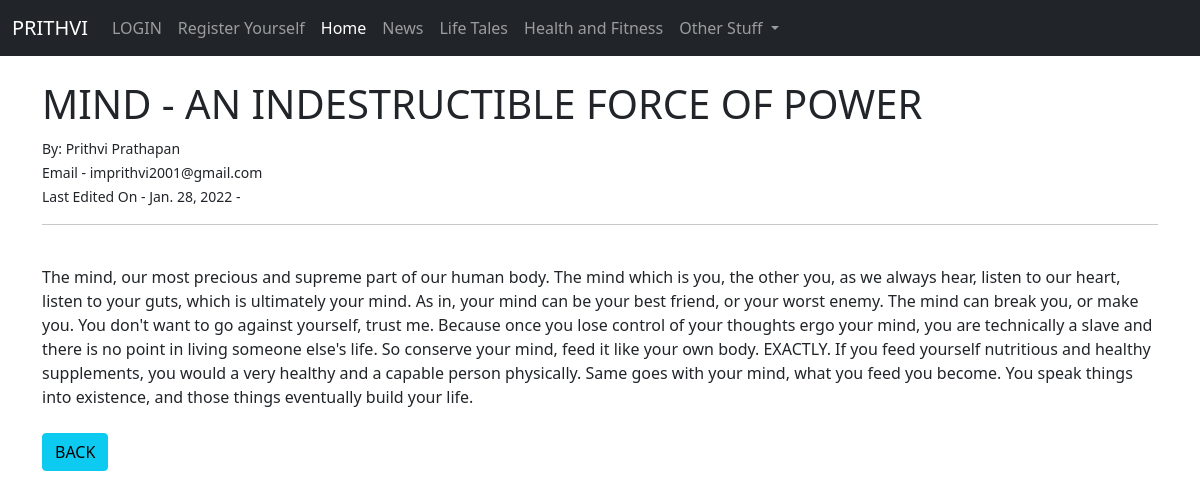
The app's page /article/6, older data.
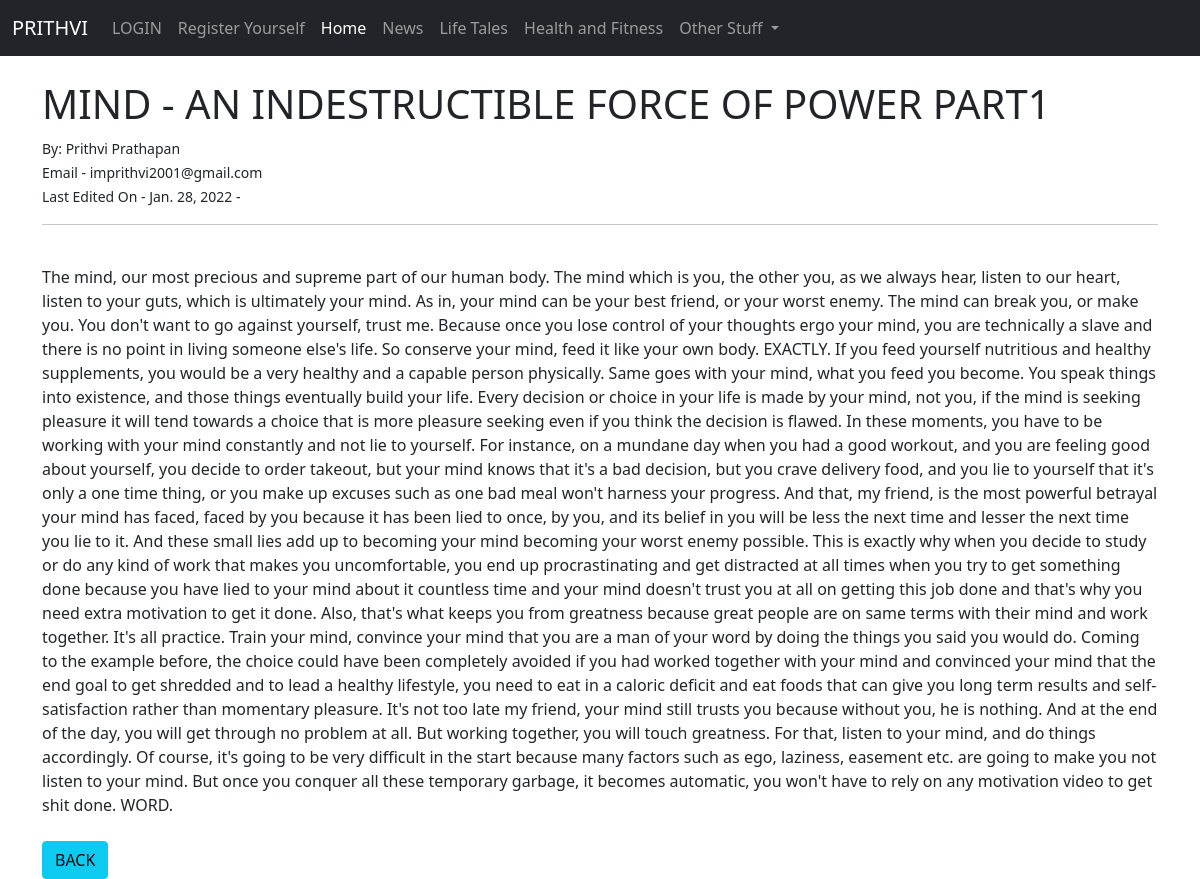
The same page, newer data.
### theblog/models.py (models this page shows, shortened)
class Post(models.Model):
    title = models.CharField(max_length = 255)
    title_tag = models.CharField(max_length = 255)
    author = models.ForeignKey(User, on_delete = models.CASCADE)
    body = models.TextField()
    post_date = models.DateField(auto_now_add = True)

### theblog/views.py (the view)
# urls.py: path('article/<int:pk>', ArticleDetailView.as_view(), name = "article-detail"),
class ArticleDetailView(DetailView):
	model = Post
	template_name = "article_detail.html"

### theblog/templates/article_detail.html (shortened to what this page needs)
{% extends 'base.html' %}
{% block content %}
<h1>{{ post.title }}</h1>
<small>
  By:
  {{ post.author.first_name }} {{ post.author.last_name }}<br/>
  Email - {{ post.author.email }}<br/>
  Last Edited On - {{ post.post_date }} -
 </small><br/>
<hr>
<br/>
{{ post.body | safe }}
<br/><br/>
<a href="{% url 'home' %}" class="btn btn-info">BACK</a>
{% endblock %}

Row changes from the older to the newer data that the page shows:
changed Post "Prithvi": title "MIND - AN INDESTRUCTIBLE FORCE OF POWER" → "MIND - AN INDESTRUCTIBLE FORCE OF POWER PART1"; body "…healthy supplements, you would a very healthy and a capable person physically. Same goes with your mind, what you feed you become. You speak things into existence, and those things eventually build your life." → "…healthy supplements, you would be a very healthy and a capable person physically. Same goes with your mind, what you feed you become. You speak things into existence, and those things eventually build your life. Every decision or choice in your life is made by your mind, not you, if the mind is seeking pleasure it will tend towards a choice that is more pleasure seeking even if you think the decision is flawed. In these moments, you have to be working with your mind constantly and not lie to yourself. For instance, on a mundane day when you had a good workout, and you are feeling good about yourself, you decide to order takeout, but your mind knows that it's a bad decision, but you crave…"
